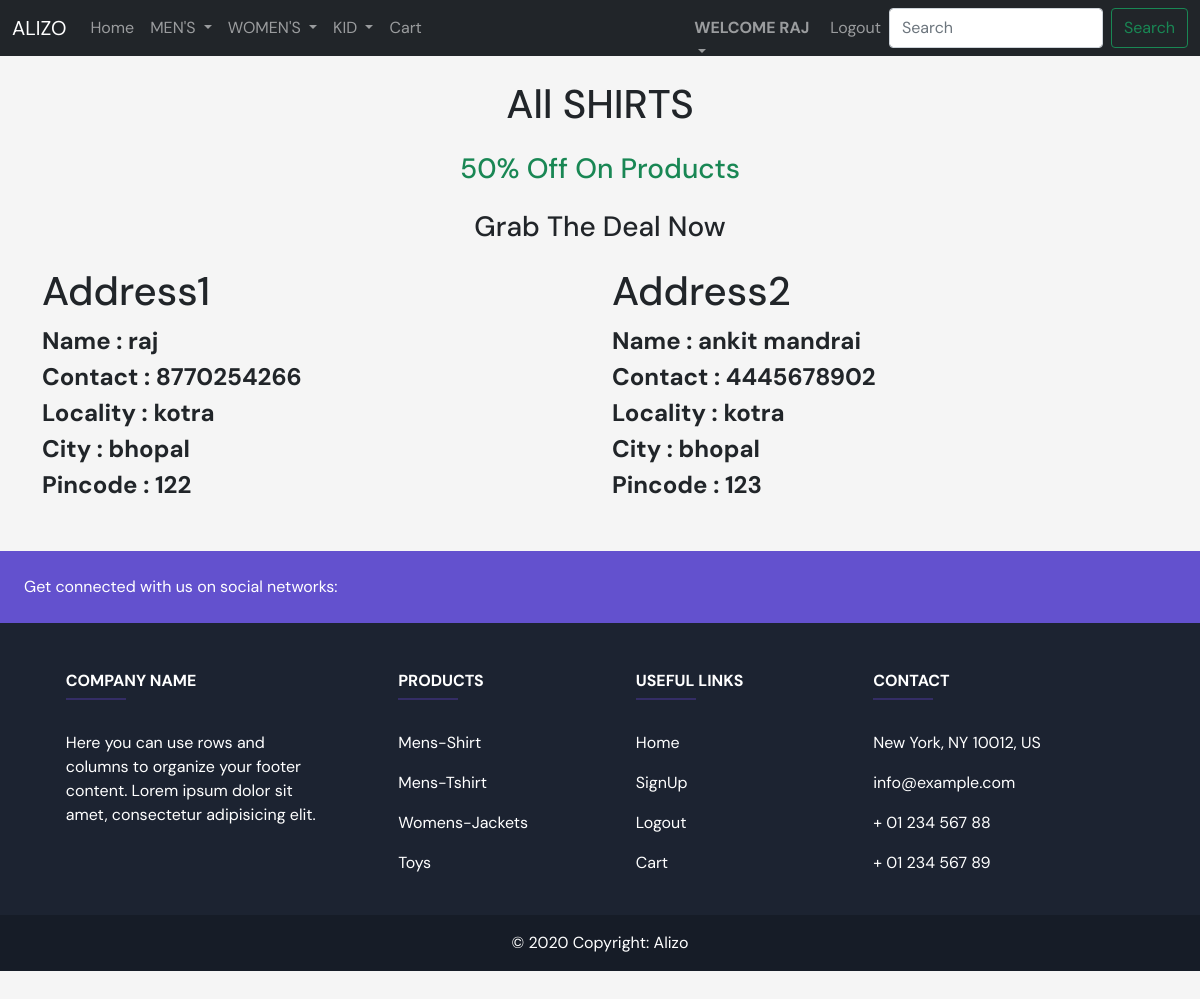
Screenshot of /address (signed in) with the database file from the repository.
### estore/models.py (models this page shows, shortened)
class Costumer(models.Model):
    user=models.ForeignKey(User,on_delete=models.CASCADE)
    name=models.CharField(max_length=50)
    contact=models.IntegerField()
    locality=models.CharField(max_length=200)
    city=models.CharField(max_length=50)
    pincode=models.IntegerField()

### estore/views.py (the view)
# urls.py: path('address',views.address,name='address'),
def address(request):
    user=request.user
    addresses=Costumer.objects.filter(user=user)
    return render(request,"estore/address.html",{"addresses":addresses})

### estore/templates/estore/address.html (shortened to what this page needs)
{% extends 'estore/base.html' %} {% block title %} allproduct {% endblock %}
 {% block body %}
<h1 class="text-center my-4">All SHIRTS</h1>
<h3 class="text-center my-4 text-success">50% Off On Products</h3>
<h3 class="text-center my-4">Grab The Deal Now</h3>
<div class="container">
  <div class="row fw-bolder fs-4">
    {% for i in addresses %}
    <div class="col-6">
      <div class="col-6">
        <h1>Address{{forloop.counter}}</h1>
      </div>
      <div class="col-6">
        <span>Name : </span>
        <span>{{i.name}}</span>
      </div>
      <div class="col-6">
        <span>Contact : </span>
        <span>{{i.contact}}</span>
      </div>
      <div class="col-6">
        <span>Locality : </span>
        <span>{{i.locality}}</span>
      </div>
      <div class="col-6">
        <span>City : </span>
        <span>{{i.city}}</span>
      </div>
      <div class="col-6">
        <span>Pincode : </span>
        <span>{{i.pincode}}</span>
      </div>
    </div>
    {% endfor %}
  </div>
</div>
{% endblock %}

### estore/templates/estore/base.html (shortened to what this page needs)
{% load static %}
<!DOCTYPE html>
<html lang="en">
  <head>
    <link rel="stylesheet" href="{% static 'estore/css/bootstrap.css' %}" />
    <link rel="stylesheet" href="{% static 'estore/css/style.css' %}" />
    <link rel="stylesheet" href="{% static 'estore/css/newstyle.css' %}" />
  </head>
  <body>
    <nav class="navbar navbar-expand-lg navbar-dark bg-dark">
      <div class="container-fluid">
        <a class="navbar-brand" href="{% url 'base' %}">ALIZO</a>
        <div class="collapse navbar-collapse" id="navbarSupportedContent">
          <ul class="navbar-nav me-auto mb-2 mb-lg-0">
            <li class="nav-item">
              <a class="nav-link" aria-current="page" href="{% url 'base' %}"
                >Home</a
              >
            </li>
            <li class="nav-item dropdown">
              <a
                class="nav-link dropdown-toggle"
                href="#"
                id="navbarDropdown"
                role="button"
                data-bs-toggle="dropdown"
                aria-expanded="false"
              >
                MEN'S
              </a>
            </li>
            <li class="nav-item dropdown">
              <a
                class="nav-link dropdown-toggle"
                href="#"
                id="navbarDropdown"
                role="button"
                data-bs-toggle="dropdown"
                aria-expanded="false"
              >
                WOMEN'S
              </a>
            </li>
            <li class="nav-item dropdown">
              <a
                class="nav-link dropdown-toggle"
                href="#"
                id="navbarDropdown"
                role="button"
                data-bs-toggle="dropdown"
                aria-expanded="false"
              >
                KID
              </a>
            </li>
            <li class="nav-item">
              <a
                class="nav-link"
                aria-current="page"
                href="{% url 'showcart' %}"
                >Cart</a
              >
            </li>
          </ul>
          <form class="d-flex" action="{% url 'search' %}" method="POST">
            <div class="collapse navbar-collapse" id="navbarSupportedContent">
              <ul class="navbar-nav me-auto mb-2 mb-lg-0">
                {% if request.user.is_authenticated %}
                <li class="nav-item dropdown" style="height: 1vh;">
                  <a
                    class="nav-link dropdown-toggle"
                    href="#"
                    id="navbarDropdown"
                    role="button"
                    data-bs-toggle="dropdown"
                    aria-expanded="false"
                  >
                  <span class="bolder username">Welcome {{user}}</span>
                  </a>
                <li class="nav-item">
                  <a
                    class="nav-link"
                    aria-current="page"
                    href="{% url 'logout' %}"
                    >Logout</a
                  >
                </li>
                {% else %}
                <li class="nav-item">
                  <a class="nav-link" href="{% url 'signup' %}">SignUp/Login</a>
                </li>
                {% endif %}
              </ul>
            </div>
            <input
              class="form-control me-2"
              name="searchdata"
              type="search"
              placeholder="Search"
              aria-label="Search"
            />
            <button class="btn btn-outline-success" type="submit">
              Search
            </button>
          </form>
        </div>
      </div>
    </nav>
    {% block body %}{% endblock %}
    <div class="my-5">
      <footer
        class="text-center text-lg-start text-white"
        style="background-color: #1c2331"
      >
        <section
          class="d-flex justify-content-between p-4"
          style="background-color: #6351ce"
        >
          <div class="me-5">
            <span>Get connected with us on social networks:</span>
          </div>
          <div>
          </div>
        </section>
        <section class="">
          <div class="container text-center text-md-start mt-5">
            <div class="row mt-3">
              <div class="col-md-3 col-lg-4 col-xl-3 mx-auto mb-4">
                <h6 class="text-uppercase fw-bold">Company name</h6>
                <hr
                  class="mb-4 mt-0 d-inline-block mx-auto"
                  style="width: 60px; background-color: #7c4dff; height: 2px"
                />
                <p>
                  Here you can use rows and columns to organize your footer
                  content. Lorem ipsum dolor sit amet, consectetur adipisicing
                  elit.
                </p>
              </div>
              <div class="col-md-2 col-lg-2 col-xl-2 mx-auto mb-4">
                <h6 class="text-uppercase fw-bold">Products</h6>
                <hr
                  class="mb-4 mt-0 d-inline-block mx-auto"
                  style="width: 60px; background-color: #7c4dff; height: 2px"
                />
                <p>
                  <a href="{% url 'shirts' %}" class="text-white">Mens-Shirt</a>
                </p>
                <p>
                  <a href="{% url 'tshirts' %}" class="text-white"
                    >Mens-Tshirt</a
                  >
                </p>
                <p>
                  <a href="{% url 'womens-jackets' %}" class="text-white"
                    >Womens-Jackets</a
                  >
                </p>
                <p>
                  <a href="{% url 'KidsToy' %}" class="text-white">Toys</a>
                </p>
              </div>
              <div class="col-md-3 col-lg-2 col-xl-2 mx-auto mb-4">
                <h6 class="text-uppercase fw-bold">Useful links</h6>
                <hr
                  class="mb-4 mt-0 d-inline-block mx-auto"
                  style="width: 60px; background-color: #7c4dff; height: 2px"
                />
                <p>
                  <a href="{% url 'base' %}" class="text-white">Home</a>
                </p>
                <p>
                  <a href="{% url 'signup' %}" class="text-white">SignUp</a>
                </p>
                <p>
                  <a href="{% url 'logout' %}" class="text-white">Logout</a>
                </p>
                <p>
                  <a href="{% url 'showcart' %}" class="text-white">Cart</a>
                </p>
              </div>
              <div class="col-md-4 col-lg-3 col-xl-3 mx-auto mb-md-0 mb-4">
                <h6 class="text-uppercase fw-bold">Contact</h6>
                <hr
                  class="mb-4 mt-0 d-inline-block mx-auto"
                  style="width: 60px; background-color: #7c4dff; height: 2px"
                />
                <p> New York, NY 10012, US</p>
                <p> info@example.com</p>
                <p> + 01 234 567 88</p>
                <p> + 01 234 567 89</p>
              </div>
            </div>
          </div>
        </section>
        <div
          class="text-center p-3"
          style="background-color: rgba(0, 0, 0, 0.2)"
        >
          © 2020 Copyright:
          <a class="text-white" href="/">Alizo</a>
        </div>
      </footer>
    </div>
  </body>
</html>

### estore/static/estore/css/style.css (style rules this page uses)
body { background-color: whitesmoke; font-family: "DM Serif Text", serif; }
a { text-decoration: none !important; }

### estore/static/estore/css/newstyle.css (style rules this page uses)
.bolder { font-weight: bolder; }
.username { display: block; width: 10vw; text-transform: uppercase; }

### rows the page displays
Costumer: name "raj", contact "8770254266", locality "kotra", city "bhopal", pincode "122"
Costumer: name "ankit mandrai", contact "4445678902", locality "kotra", city "bhopal", pincode "123"

### other values shown
{{ user }} "RAJ"
